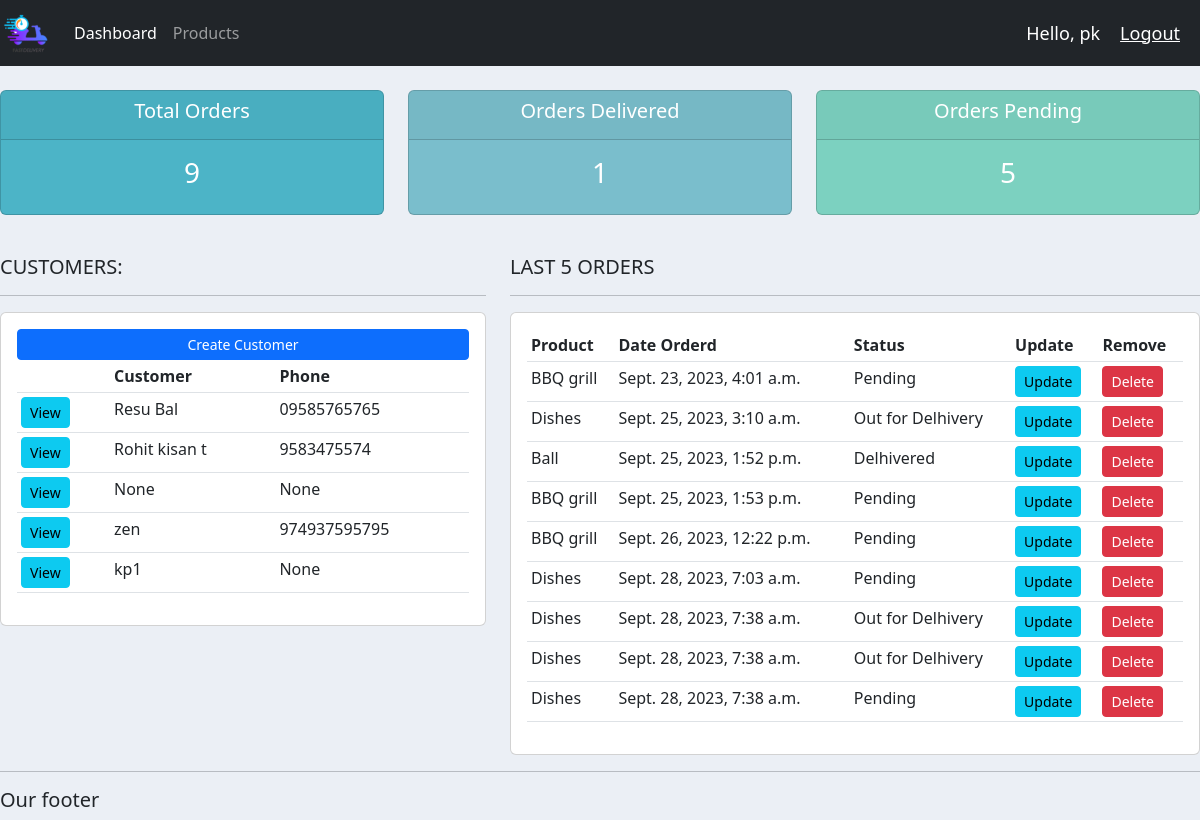
The page / (signed in) on the database its author committed.
### accounts/models.py (models this page shows, shortened)
class Customer(models.Model):
    user = models.OneToOneField(User, null=True, blank= True,on_delete=models.CASCADE)
    name = models.CharField(max_length = 200, null=True )
    email = models.CharField(max_length = 200, null=True )
    phone = models.CharField(max_length = 200, null=True )
    profile_pic= models.ImageField(default="imgg.png",null=True,  blank=True)
    date_created = models.DateTimeField(auto_now_add = True, null=True)

class Order(models.Model):
    STATUS=(
        ('Pending','Pending'),
        ('Out for Delhivery','Out for Delhivery'),
        ('Delhivered','Delhivered'),
    )
    customer = models.ForeignKey(Customer, null=True,  on_delete = models.SET_NULL )
    product = models.ForeignKey(Product, null=True,  on_delete = models.SET_NULL )
    date_created = models.DateTimeField(auto_now_add = True, null=True)
    status = models.CharField(max_length = 200, null=True , choices=STATUS)
    note = models.CharField(max_length = 1000, null=True )

class Product(models.Model):
    CATEGORY = (
        ('Indoor','Indoor'),
        ('Outdoor','Outdoor'),
    )
    name = models.CharField(max_length = 200, null=True )
    price= models.FloatField(max_length = 200, null=True )
    category = models.CharField(max_length = 200, null=True, choices=CATEGORY)
    description = models.CharField(max_length = 200,  blank = True)
    date_created = models.DateTimeField(auto_now_add = True, null=True)
    tags = models.ManyToManyField(Tag)
    def __str__(self):
        return self.name

### accounts/decorators.py (the view)
    def wrapper_func(request,*args, **kwargs):
        group = None
        if request.user.groups.exists():
            group = request.user.groups.all()[0].name
        if group == 'customer':
            return redirect('user-page')
        if group == 'admin':
            return view_func(request, *args,**kwargs)

### accounts/views.py (called while the page is built)
@login_required(login_url='login')
@admin_only
def home(request):
    orders = Order.objects.all()
    customers = Customer.objects.all()
    total_customers = customers.count()
    total_orders = orders.count()
    delivered = orders.filter(status='Delhivered').count()
    pending = orders.filter(status='Pending').count()
    context = {'customers': customers,'orders':orders,
     'total_customers':total_customers,'total_orders':total_orders,'delivered':delivered, 'pending':pending}
    return render(request, 'accounts/dashboard.html', context)

### accounts/templates/accounts/dashboard.html
{% extends 'accounts/main.html' %}
{% block content %}
{% include 'accounts/status.html' %}
<br>
<div class="row">
	<div class="col-md-5">
		<h5>CUSTOMERS:</h5>
		<hr>
		<div class="card card-body">
			<a class="btn btn-primary  btn-sm btn-block" href="">Create Customer</a>
			<table class="table table-sm">
				<tr>
					<th></th>
					<th>Customer</th>
					<th>Phone</th>
				</tr>
				{% for customer in customers %}
							<tr>
								<td><a class="btn btn-sm btn-info" href="{% url 'customer' customer.id  %}">View</a></td>
								<td>{{customer.name}}</td>
								<td>{{customer.phone}}</td>
							</tr>
				{% endfor %}
			</table>
		</div>
	</div>
	<div class="col-md-7">
		<h5>LAST 5 ORDERS</h5>
		<hr>
		<div class="card card-body">
			<table class="table table-sm">
				<tr>
					<th>Product</th>
					<th>Date Orderd</th>
					<th>Status</th>
					<th>Update</th>
					<th>Remove</th>
				</tr>
				{% for Order in orders %}
							<tr>
								<td>{{Order.product}}</td>
								<td>{{Order.date_created}}</td>
								<td>{{Order.status}}</td>
								<td><a class="btn btn-sm btn-info"href="{% url 'update_order' Order.id %}">Update</a></td>
								<td><a class="btn btn-sm btn-danger"href="{% url 'delete_order' Order.id %}">Delete</a></td>
							</tr>
				{% endfor %}
			</table>
		</div>
	</div>
</div>
{% endblock %}

### accounts/templates/accounts/main.html (shortened to what this page needs)
{% load static %}
<!DOCTYPE html>
<html lang="en">
<head>
    <link href="https://cdn.jsdelivr.net/npm/bootstrap@5.2.2/dist/css/bootstrap.min.css" rel="stylesheet">
    <link rel="stylesheet" href="{% static 'css/main.css' %}">
</head>
<body>
    {% include 'accounts/nav.html' %}
    {% block content %}
    {% endblock %}
    <hr>
    <h5>Our footer</h5>
</body>
</html>

### accounts/templates/accounts/nav.html (shortened to what this page needs)
{% load static %}
<nav class="navbar navbar-expand-lg navbar-dark bg-dark">
  <img src="{% static 'images/imgg.png' %}" >
    <div class="collapse navbar-collapse" id="navbarNavAltMarkup">
      <div class="navbar-nav">
        {% if request.user.is_staff %}
        <a class="nav-item nav-link active" href="#">                 </a>
        <a class="nav-item nav-link active" href="{%url 'home' %}">Dashboard</a>
        <a class="nav-item nav-link" href="{%url 'products' %}">Products</a>
        {% else %}
       <li class="nav-item">
        <a class="nav-link" href="{% url 'account' %}">Settings</a>
       </li>
        {% endif %}
      </div>
    </div>
    <span  class="hello-msg" >Hello, {{request.user}}</span>
    <span><a class="hello-msg" href="{% url 'logout'%}">Logout</a></span>
  </nav>

### accounts/templates/accounts/status.html
<br>
<div class="row">
	<div class="col">
		<div class="col-md">
			<div class="card text-center text-white  mb-3" id="total-orders">
			  	<div class="card-header">
			  		<h5 class="card-title">Total Orders</h5>
			  	</div>
			  	<div class="card-body">
			    	<h3 class="card-title">{{total_orders}}</h3>
			  	</div>
			</div>
		</div>
	</div>
	<div class="col">
		<div class="col-md">
			<div class="card text-center text-white  mb-3" id="orders-delivered">
			  	<div class="card-header">
			  		<h5 class="card-title">Orders Delivered</h5>
			  	</div>
			  	<div class="card-body">
			    	<h3 class="card-title">{{delivered}}</h3>
			  	</div>
			</div>
		</div>
	</div>
	<div class="col">
		<div class="col-md">
			<div class="card text-center text-white  mb-3" id="orders-pending">
			  	<div class="card-header">
			  		<h5 class="card-title">Orders Pending</h5>
			  	</div>
			  	<div class="card-body">
			    	<h3 class="card-title">{{pending}}</h3>
			  	</div>
			</div>
		</div>
	</div>
</div>

### static/css/main.css (style rules this page uses)
body { background-color: #ebeff5; }
#total-orders { background-color: #4cb4c7; }
#orders-delivered { background-color: #7abecc; }
#orders-pending { background-color: #7CD1C0; }

### accounts/templates/accounts/nav.html (style rules this page uses)
.hello-msg { font-size: 18px; color: #fff; margin-right: 20px; }

### rows shown on the page
Customer: name "Resu Bal", phone "09585765765"
Customer: name "Rohit kisan t", phone "9583475574"
Customer: name "None", phone "None"
Customer: name "zen", phone "974937595795"
Customer: name "kp1", phone "None"
Order: product "BBQ grill", date_created "Sept. 23, 2023, 4:01 a.m.", status "Pending"
Order: product "Dishes", date_created "Sept. 25, 2023, 3:10 a.m.", status "Out for Delhivery"
Order: product "Ball", date_created "Sept. 25, 2023, 1:52 p.m.", status "Delhivered"
Order: product "BBQ grill", date_created "Sept. 25, 2023, 1:53 p.m.", status "Pending"
Order: product "BBQ grill", date_created "Sept. 26, 2023, 12:22 p.m.", status "Pending"
Order: product "Dishes", date_created "Sept. 28, 2023, 7:03 a.m.", status "Pending"
Order: product "Dishes", date_created "Sept. 28, 2023, 7:38 a.m.", status "Out for Delhivery"
Order: product "Dishes", date_created "Sept. 28, 2023, 7:38 a.m.", status "Out for Delhivery"
Order: product "Dishes", date_created "Sept. 28, 2023, 7:38 a.m.", status "Pending"

### other values the page prints
{{ request.user }} "pk"
{{ total_orders }} "9"
{{ delivered }} "1"
{{ pending }} "5"
